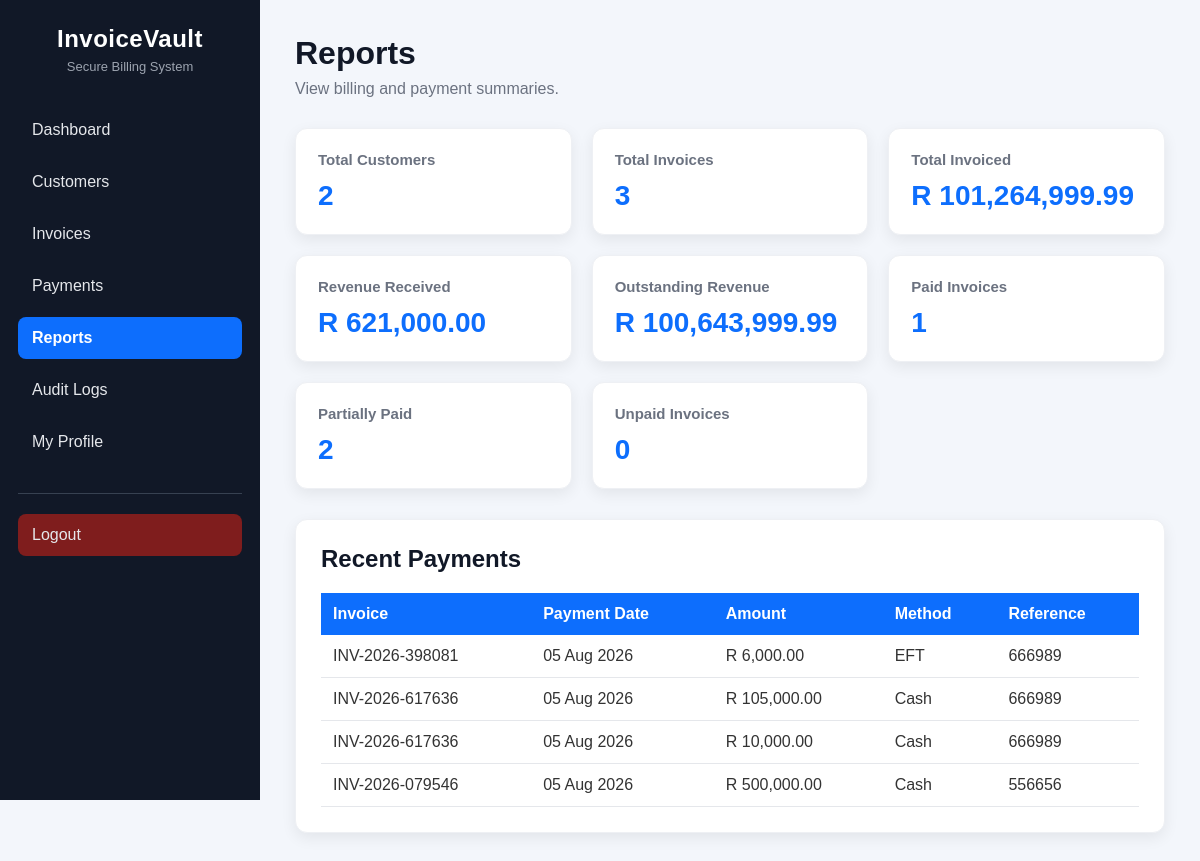
/reports.php (signed in), run on the app's committed database.
### tables this page shows
CREATE TABLE `payments` (
  `payment_id` int(11) NOT NULL,
  `invoice_id` int(11) NOT NULL,
  `payment_date` date NOT NULL,
  `amount_paid` decimal(10,2) NOT NULL,
  `payment_method` enum('Cash','Card','EFT') NOT NULL,
  `reference_number` varchar(100) DEFAULT NULL,
  `created_at` timestamp NOT NULL DEFAULT current_timestamp()
);

CREATE TABLE `invoices` (
  `invoice_id` int(11) NOT NULL,
  `invoice_number` varchar(30) DEFAULT NULL,
  `customer_id` int(11) NOT NULL,
  `invoice_date` date NOT NULL,
  `due_date` date NOT NULL,
  `subtotal` decimal(10,2) DEFAULT NULL,
  `vat` decimal(10,2) DEFAULT NULL,
  `total` decimal(10,2) DEFAULT NULL,
  `status` enum('Unpaid','Partially Paid','Paid') DEFAULT 'Unpaid',
  `created_at` timestamp NOT NULL DEFAULT current_timestamp()
);

### reports.php (the view, shortened to what this page needs)
<?php
include 'config/db.php';
$totalCustomers = $conn->query("
    SELECT COUNT(*) AS total
    FROM customers
")->fetch_assoc()['total'];
$totalInvoices = $conn->query("
    SELECT COUNT(*) AS total
    FROM invoices
")->fetch_assoc()['total'];
$totalRevenue = $conn->query("
    SELECT IFNULL(SUM(amount_paid), 0) AS total
    FROM payments
")->fetch_assoc()['total'];
$totalInvoiced = $conn->query("
    SELECT IFNULL(SUM(total), 0) AS total
    FROM invoices
")->fetch_assoc()['total'];
$outstandingRevenue = $totalInvoiced - $totalRevenue;
$paidInvoices = $conn->query("
    SELECT COUNT(*) AS total
    FROM invoices
    WHERE status = 'Paid'
")->fetch_assoc()['total'];
$partiallyPaidInvoices = $conn->query("
    SELECT COUNT(*) AS total
    FROM invoices
    WHERE status = 'Partially Paid'
")->fetch_assoc()['total'];
$unpaidInvoices = $conn->query("
    SELECT COUNT(*) AS total
    FROM invoices
    WHERE status = 'Unpaid'
")->fetch_assoc()['total'];
$recentPayments = $conn->query("
    SELECT
        payments.payment_date,
        payments.amount_paid,
        payments.payment_method,
        payments.reference_number,
        invoices.invoice_number
    FROM payments
    INNER JOIN invoices
        ON payments.invoice_id = invoices.invoice_id
    ORDER BY payments.payment_date DESC, payments.payment_id DESC
    LIMIT 10
");
?>
<!DOCTYPE html>
<html lang="en">
<head>
    <link
        rel="stylesheet"
        href="assets/css/style.css"
    >
</head>
<body>
<div class="dashboard-container">
    <?php include 'includes/sidebar.php'; ?>
    <div class="main-content">
        <div class="header">
            <h1>Reports</h1>
            <p>View billing and payment summaries.</p>
        </div>
        <div class="cards">
            <div class="card">
                <h3>Total Customers</h3>
                <h1><?php echo $totalCustomers; ?></h1>
            </div>
            <div class="card">
                <h3>Total Invoices</h3>
                <h1><?php echo $totalInvoices; ?></h1>
            </div>
            <div class="card">
                <h3>Total Invoiced</h3>
                <h1>R <?php echo number_format($totalInvoiced, 2); ?></h1>
            </div>
            <div class="card">
                <h3>Revenue Received</h3>
                <h1>R <?php echo number_format($totalRevenue, 2); ?></h1>
            </div>
            <div class="card">
                <h3>Outstanding Revenue</h3>
                <h1>R <?php echo number_format($outstandingRevenue, 2); ?></h1>
            </div>
            <div class="card">
                <h3>Paid Invoices</h3>
                <h1><?php echo $paidInvoices; ?></h1>
            </div>
            <div class="card">
                <h3>Partially Paid</h3>
                <h1><?php echo $partiallyPaidInvoices; ?></h1>
            </div>
            <div class="card">
                <h3>Unpaid Invoices</h3>
                <h1><?php echo $unpaidInvoices; ?></h1>
            </div>
        </div>
        <div class="table-section">
            <h2>Recent Payments</h2>
            <table>
                <thead>
                    <tr>
                        <th>Invoice</th>
                        <th>Payment Date</th>
                        <th>Amount</th>
                        <th>Method</th>
                        <th>Reference</th>
                    </tr>
                </thead>
                <tbody>
                <?php if ($recentPayments->num_rows > 0) { ?>
                    <?php while ($row = $recentPayments->fetch_assoc()) { ?>
                        <tr>
                            <td>
                                <?php echo htmlspecialchars($row['invoice_number']); ?>
                            </td>
                            <td>
                                <?php echo date(
                                    "d M Y",
                                    strtotime($row['payment_date'])
                                ); ?>
                            </td>
                            <td>
                                R <?php echo number_format($row['amount_paid'], 2); ?>
                            </td>
                            <td>
                                <?php echo htmlspecialchars($row['payment_method']); ?>
                            </td>
                            <td>
                                <?php
                                echo !empty($row['reference_number'])
                                    ? htmlspecialchars($row['reference_number'])
                                    : "-";
                                ?>
                            </td>
                        </tr>
                    <?php } ?>
                <?php } else { ?>
                    <tr>
                        <td colspan="5">No payments recorded.</td>
                    </tr>
                <?php } ?>
                </tbody>
            </table>
        </div>
    </div>
</div>
</body>
</html>

### assets/css/style.css (style rules this page uses)
* { margin:0; padding:0; box-sizing:border-box; font-family:Arial, Helvetica, sans-serif; }
body { background:#f3f6fb; color:#333; }
.dashboard-container { display:flex; min-height:100vh; }
.main-content { flex:1; padding:35px; overflow-x:auto; }
.header { margin-bottom:30px; }
.header h1 { margin-bottom:8px; color:#111827; }
.header p { color:#6b7280; }
.cards { display:grid; grid-template-columns:repeat(auto-fit,minmax(220px,1fr)); gap:20px; }
.card { background:white; padding:22px; border-radius:12px; box-shadow:0 5px 15px rgba(0,0,0,.07); border:1px solid #eef0f4; }
.card h3 { color:#6b7280; margin-bottom:12px; font-size:15px; }
.card h1 { color:#0d6efd; font-size:28px; }
.table-section { margin-top:30px; background:white; padding:25px; border-radius:12px; box-shadow:0 5px 15px rgba(0,0,0,.07); border:1px solid #eef0f4; }
.table-section h2 { margin-bottom:10px; color:#111827; }
table { width:100%; border-collapse:collapse; margin-top:20px; }
table th { background:#0d6efd; color:white; padding:12px; text-align:left; white-space:nowrap; }
table td { padding:12px; border-bottom:1px solid #e5e7eb; vertical-align:middle; }

### data on the page
payments: invoice.invoice_number "INV-2026-398081", payment_date "05 Aug 2026", amount_paid "6,000.00", payment_method "EFT", reference_number "666989"
payments: invoice.invoice_number "INV-2026-617636", payment_date "05 Aug 2026", amount_paid "105,000.00", payment_method "Cash", reference_number "666989"
payments: invoice.invoice_number "INV-2026-617636", payment_date "05 Aug 2026", amount_paid "10,000.00", payment_method "Cash", reference_number "666989"
payments: invoice.invoice_number "INV-2026-079546", payment_date "05 Aug 2026", amount_paid "500,000.00", payment_method "Cash", reference_number "556656"

### other printed values
$totalCustomers "2"
$totalInvoices "3"
$totalInvoiced "101,264,999.99"
$totalRevenue "621,000.00"
$outstandingRevenue "100,643,999.99"
$paidInvoices "1"
$partiallyPaidInvoices "2"
$unpaidInvoices "0"
